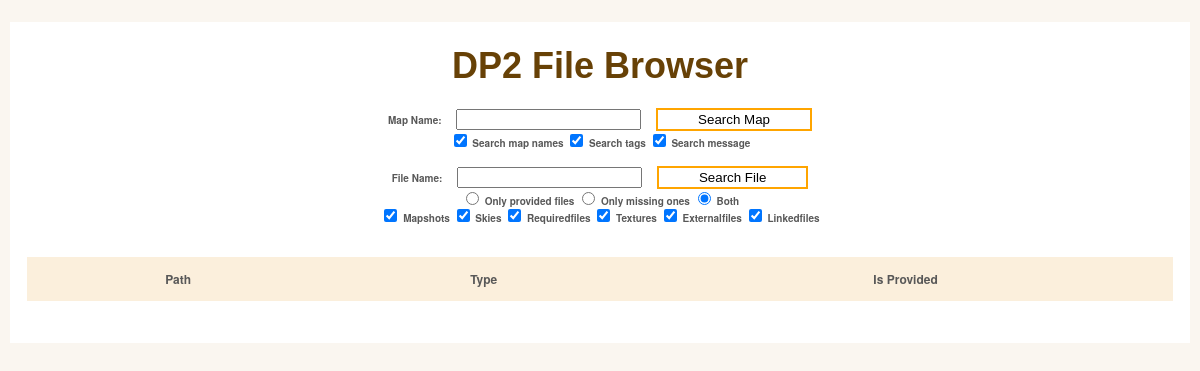
/file_browser.php?linkedfile=1&provided=-1, run on an earlier commit of the app's database.
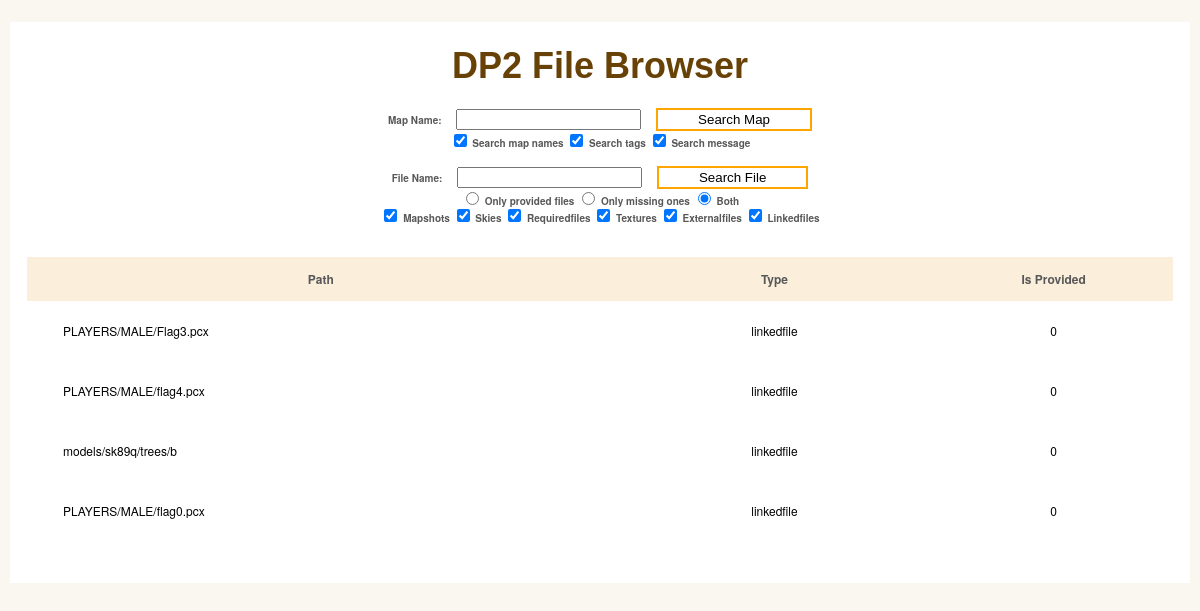
And on a later commit of the database.
### tables this page shows
CREATE TABLE media_files (file_id integer primary key, path text not null, type text not null, provided integer not null);

### file_browser.php (the view, shortened to what this page needs)
<head>
    <link rel="stylesheet" type="text/css" href="map_browser.css">
</head>
<body>
    <div id="wrapper">
    <?php
    $type_options = array("mapshot", "sky", "requiredfile", "texture", "sound", "externalfile", "linkedfile");
    $types = array();
    foreach ($type_options as $type){
        if ($_GET[$type]==1){
            array_push($types ,$type);
        }
    }
if (count($types)==0){
    $query = "select * from media_files where (path like :mapname or type like :mapname)";
} else {
    if ($types[0]=="sound"){
        $query = "select * from media_files where (path like :mapname or type like :mapname) and (type = 'externalfile'";
    } else {
        $query = "select * from media_files where (path like :mapname or type like :mapname) and (type = '".$types[0]."'";
    }
    $query .= ")";
}
$prov = $_GET["provided"];
if (($prov==-1 || $prov==1)){
    if ($_GET["provided"]==-1){
        $query .= " and provided = 0";
    } else {
        $query .= " and provided = 1";
    }
}
    ?>
        <h1>DP2 File Browser</h1>
        <form action="map_browser.php" method="get">
            <label for="mapname">Map Name: </label>
            <input type="text" name="mapname">
            <input type="submit" value="Search Map">
            <br>
            <label><input type="checkbox" name="name" value="1" checked="true"/> Search map names</label>
            <label><input type="checkbox" name="tags" value="1" checked="true"/> Search tags</label>
            <label><input type="checkbox" name="message" value="1" checked="true"/> Search message</label>
        </form>
        <form action="file_browser.php" method="get">
            <label for="mapname">File Name: </label>
            <input type="text" name="mapname">
            <input type="submit" value="Search File">
            <br>
            <label><input type="radio" id="option2" name="provided" value="1"/> Only provided files</label>
            <label><input type="radio" id="option3"name="provided" value="-1"/> Only missing ones</label>
            <label><input type="radio" id="option4" name="provided" value="0" checked="true"/> Both</label>
            <br>
            <label><input type="checkbox" name="mapshot" value="1" checked="true"/> Mapshots</label>
            <label><input type="checkbox" name="sky" value="1" checked="true"/> Skies</label>
            <label><input type="checkbox" name="requiredfile" value="1" checked="true"/> Requiredfiles</label>
            <label><input type="checkbox" name="texture" value="1" checked="true"/> Textures</label>
            <label><input type="checkbox" name="externalfile" value="1" checked="true"/> Externalfiles</label>
            <label><input type="checkbox" name="linkedfile" value="1" checked="true"/> Linkedfiles</label>
        </form>
        <table class="sortable maplist_table" id="keywords" cellspacing="0" cellpadding="0">
            <thead>
                <tr>
                    <th class="sorttable_alpha sort"><span>Path</span></th>
                    <th class="sorttable_alpha"><span>Type</span></th>
                    <th class="sorttable_alpha"><span>Is Provided</span></th>
                </tr>
            </thead>
            <tbody class="hoverthing">
                <?php
$db = new SQLite3("sqlite_mapdata.db");
$stmt = $db->prepare($query);
$stmt->bindValue(':mapname', "%".$_GET["mapname"]."%", SQLITE3_TEXT);
$mapdata = $stmt->execute();
while ($row = $mapdata->fetchArray()) {
    $link = "file_detail.php?mapid=".$row["file_id"];
    echo "<tr>";
    echo "<td class='lalign'><a href='".$link."'><div style='height:100%;width:100%'>", $row["path"],"</div></a></td>";
    echo "<td><a href='".$link."'><div style='height:100%;width:100%'>", $row["type"],"</div></a></td>";
    echo "<td><a href='".$link."'><div style='height:100%;width:100%'>", $row["provided"],"</div></a></td>";
    echo "</tr>";
}
                ?>
            </tbody>
        </table>
    </div>
</body>

### map_browser.css (style rules this page uses)
html, body, div, span, applet, object, iframe, h1, h2, h3, h4, h5, h6, p, blockquote, pre, a, abbr, acronym, address, big, cite, code, del, dfn, em, img, ins, kbd, q, s, samp, small, strike, strong, sub, sup, tt, var, b, u, i, center, dl, dt, dd, ol, ul, li, fieldset, form, label, legend, table, caption, tbody, tfoot, thead, tr, th, td, article, aside, canvas, details, embed, figure, figcaption, footer, header, hgroup, menu, nav, output, ruby, section, summary, time, mark, audio, video { margin: 0; padding: 0; border: 0; font-size: 100%; font: inherit; vertical-align: baseline; outline: none; -webkit-font-smoothing: antialiased; -webkit-text-size-adjust: 100%; -ms-text-size-adjust: 100%; -webkit-box-sizing: border-box; -moz-box-sizing: border-box; box-sizing: border-box; }
body { background: #faf6f0; font-family: 'Helvetica Neue', Helvetica, Arial, sans-serif; font-size: 62.5%; line-height: 1; color: #585858; padding: 22px 10px; padding-bottom: 55px; }
input, textarea { -webkit-font-smoothing: antialiased; -webkit-text-size-adjust: 100%; -ms-text-size-adjust: 100%; -webkit-box-sizing: border-box; -moz-box-sizing: border-box; box-sizing: border-box; outline: none; }
table { border-collapse: collapse; border-spacing: 0; }
form { margin-top: 2vh; }
form > input { margin-left: 1vw; }
form > input[type='submit'] { background:white; outline: none; border:2px solid orange; padding: 2px 40px; cursor: pointer; }
form label { font-weight:bold; }
h1 { font-family: 'Amarante', Tahoma, sans-serif; font-weight: bold; font-size: 3.6em; margin-bottom: 3vh; margin-top: 2vh; color: rgb(103, 65, 6); text-align: center; }
#wrapper { display: block; max-width:1200px; background: #fff; margin: 0 auto; position: relative; padding: 10px 17px; text-align: center; }
#keywords { margin: 0 auto; font-size: 1.2em; margin-bottom: 4vh; margin-top:4vh; background: rgb(250, 246, 240); width: 100%; }
#keywords thead { cursor: pointer; background: #fbefdc; }
#keywords thead tr th { font-weight: bold; padding: 2vh 1vw; }
#keywords tbody tr { color: #555; }
#keywords tbody tr td { text-align: center; padding: 2vw 3vw; }
.maplist_table tbody tr td { padding: 0 !important; }
.maplist_table tbody tr td a { padding: 2vw 3vw; display: block; }
#keywords tbody tr td.lalign { text-align: left; }
.hoverthing { width: 100%; border-collapse:collapse; }
.hoverthing tr { background: #ffffff; }
a { color: #000000; text-decoration: none; }

What changed in the data, as far as the page shows it:
added media_files: path "PLAYERS/MALE/Flag3.pcx", type "linkedfile", provided "0"
added media_files: path "PLAYERS/MALE/flag4.pcx", type "linkedfile", provided "0"
added media_files: path "models/sk89q/trees/b", type "linkedfile", provided "0"
added media_files: path "PLAYERS/MALE/flag0.pcx", type "linkedfile", provided "0"
